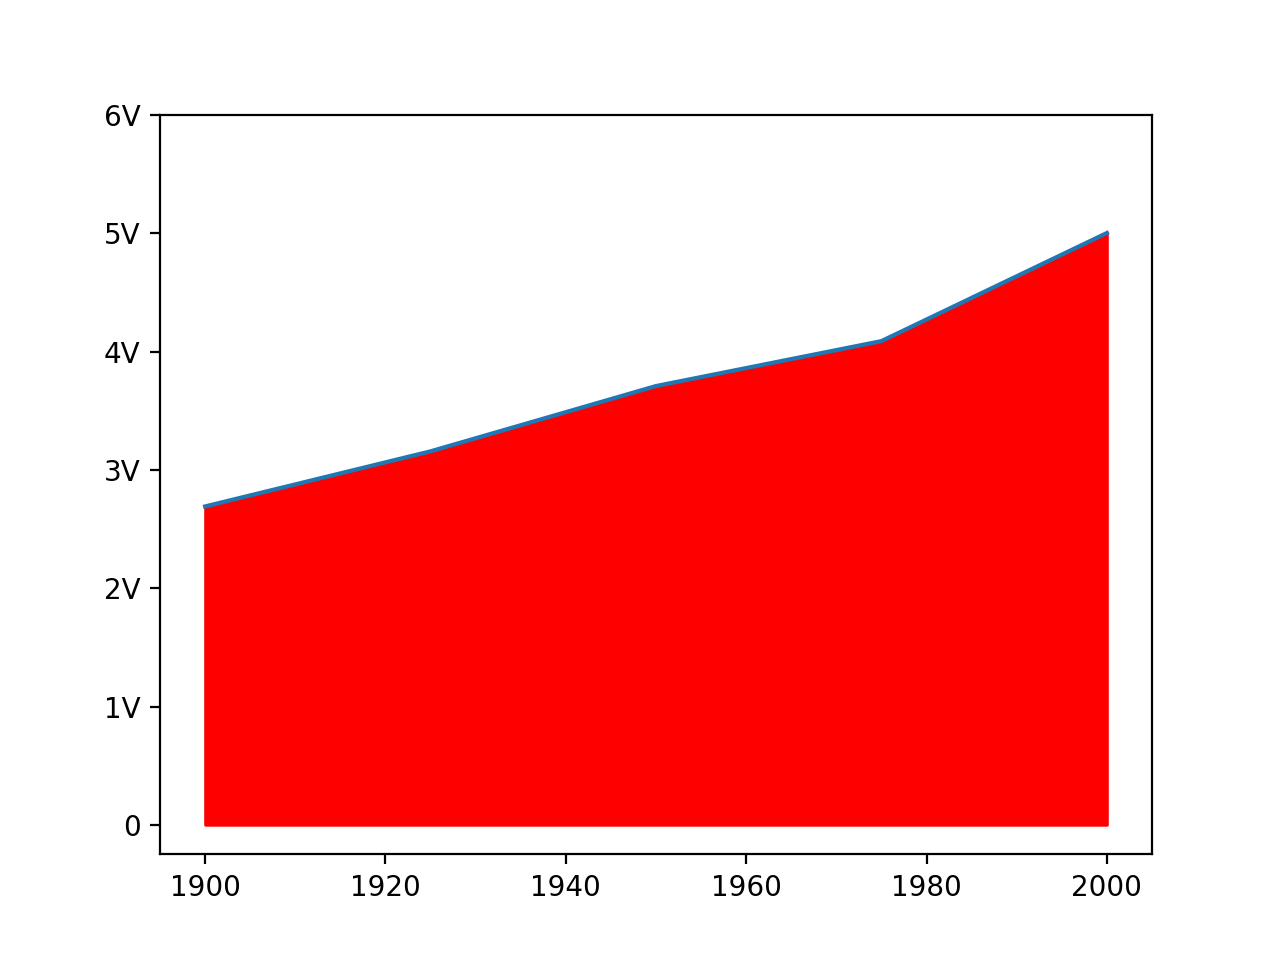

Write the Python code that produced this figure.
# plot name:fill.py
import matplotlib.pyplot as plt
x=[1900,1925, 1950, 1975, 2000]
y=[13.46, 15.79, 18.55, 20.45, 25.02]
plt.plot(x,y)
plt.fill_between(x,y,0,color="red")
plt.yticks([0, 5, 10, 15, 20, 25, 30], ['0', '1V', '2V', '3V', '4V', '5V', '6V'])
# similarly you can use xticks() function to rescsle and rename the steps on the x axes.
plt.show()
